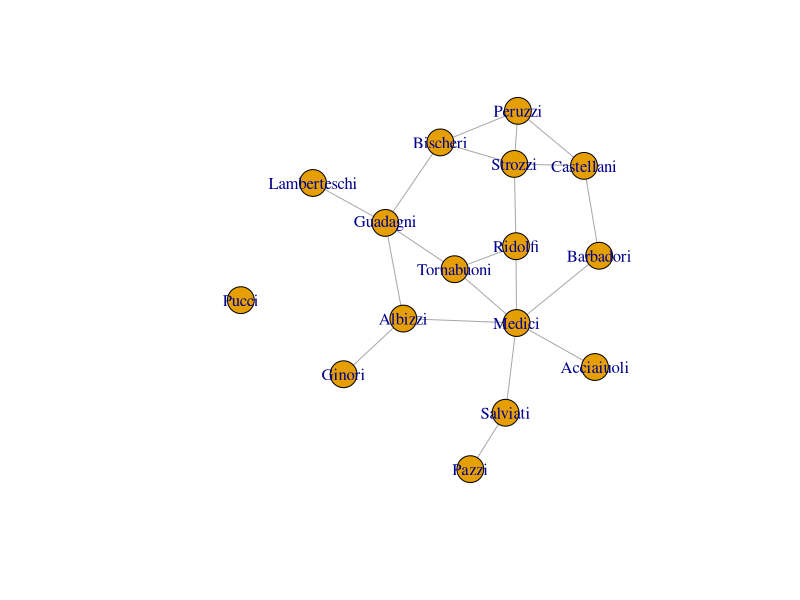
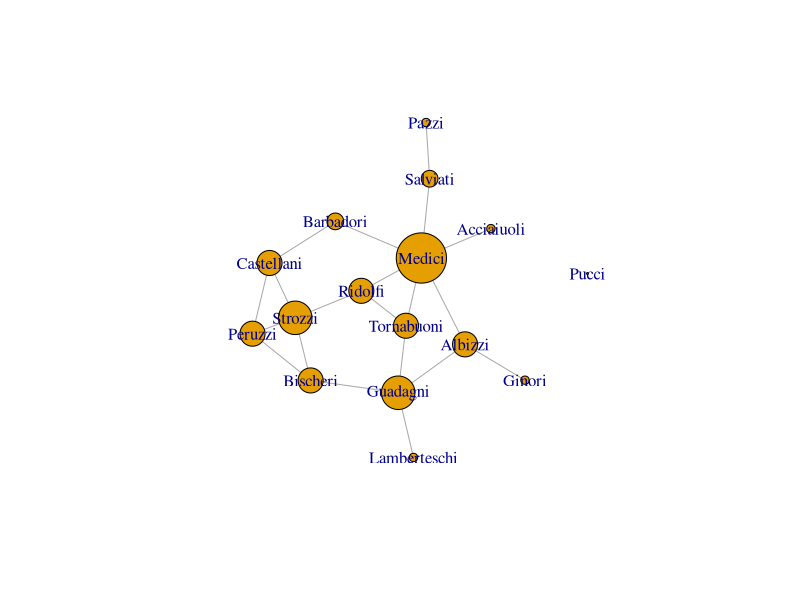

Write the R code that produced these figures, in order.
install.packages("network")
library(network)
data(flo)

library(igraph)
g = graph_from_adjacency_matrix(flo, mode='undirected', diag=FALSE)
plot(g)

cDegree<-degree(g,  loops=FALSE)
plot(g, vertex.size=5*cDegree)
d = distances(g)

sort(degree(g,  loops=FALSE), decreasing=TRUE)
sort(closeness(g), decreasing=TRUE)
sort(betweenness(g), decreasing=TRUE)
sort(eigen_centrality(g)$vector, decreasing=TRUE)
